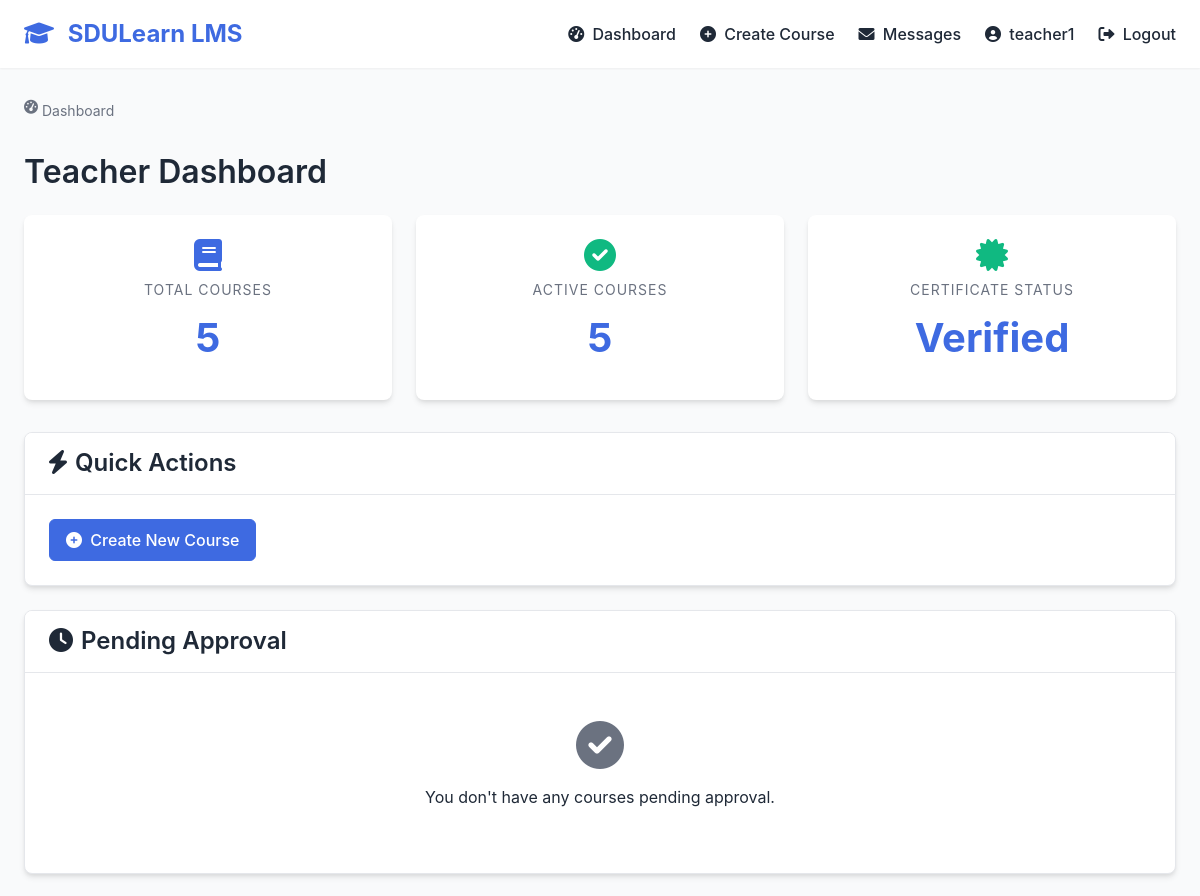
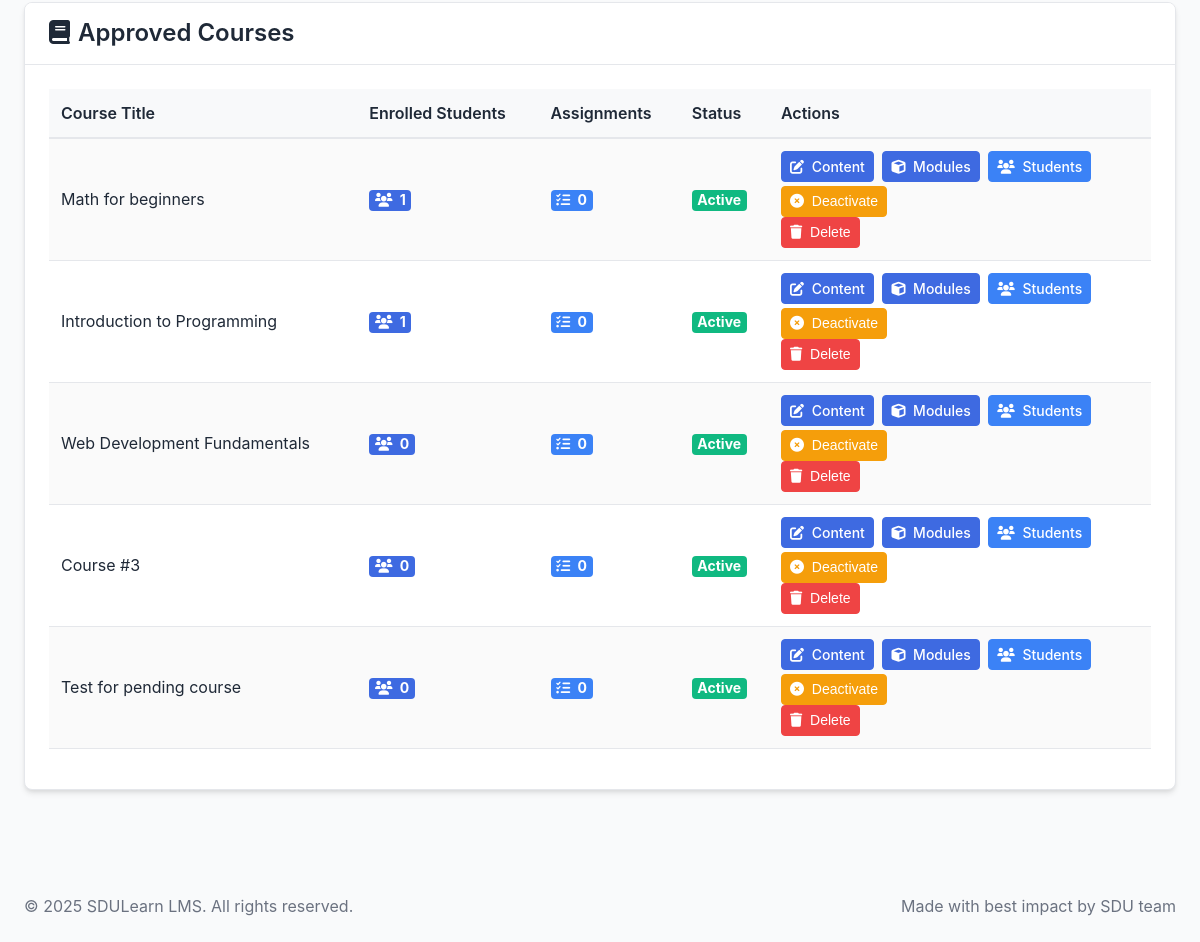
/teacher/dashboard (signed in), run on the app's committed database (2 pictures, top to bottom).
### lms/models/user.py (models this page shows, shortened)
class User(db.Model, UserMixin):
    __tablename__ = 'users'
    id = db.Column(db.Integer, primary_key=True)
    first_name = db.Column(db.String(50), nullable=False)
    last_name = db.Column(db.String(50), nullable=False)
    email = db.Column(db.String(120), unique=True, nullable=False)
    password_hash = db.Column(db.String(256), nullable=False)
    role_id = db.Column(db.Integer, db.ForeignKey('roles.id'), nullable=False)
    is_active = db.Column(db.Boolean, default=True)
    created_at = db.Column(db.DateTime, default=datetime.utcnow)
    updated_at = db.Column(db.DateTime, default=datetime.utcnow, onupdate=datetime.utcnow)
    certificate_path = db.Column(db.String(255), nullable=True, default=None)
    certificate_verified = db.Column(db.Boolean, nullable=True, default=False)
    certificate_submitted_at = db.Column(db.DateTime, nullable=True, default=None)
    created_courses = db.relationship('Course', backref='teacher', lazy='dynamic')
    enrollments = db.relationship('Enrollment', back_populates='student', lazy='dynamic')
    submissions = db.relationship('Submission', back_populates='student', lazy='dynamic')
    @property
    def password(self):
        raise AttributeError('Password is not a readable attribute')
    def is_admin(self):
        return self.role.name == 'admin'
    def is_teacher(self):
        return self.role.name == 'teacher'
    def has_verified_certificate(self):
        try:
            return self.certificate_verified and self.certificate_path is not None
        except:
            return False

### lms/models/course.py (models this page shows, shortened)
class Course(db.Model):
    __tablename__ = 'courses'
    id = db.Column(db.Integer, primary_key=True)
    title = db.Column(db.String(100), nullable=False)
    description = db.Column(db.Text)
    category_id = db.Column(db.Integer, db.ForeignKey('categories.id'))
    teacher_id = db.Column(db.Integer, db.ForeignKey('users.id'), nullable=False)
    image_path = db.Column(db.String(255))
    is_active = db.Column(db.Boolean, default=True)  # New field for course activation status
    is_approved = db.Column(db.Boolean, default=False)  # Field for admin approval status
    created_at = db.Column(db.DateTime, default=datetime.utcnow)
    materials = db.relationship('Material', backref='course', lazy='dynamic', cascade="all, delete-orphan")
    assignments = db.relationship('Assignment', backref='course', lazy='dynamic', cascade="all, delete-orphan")
    enrollments = db.relationship('Enrollment', back_populates='course', lazy='dynamic', cascade="all, delete-orphan")
    modules = db.relationship('Module', backref='course', lazy='dynamic', cascade="all, delete-orphan")

### lms/routes/teacher.py (the view)
@teacher_bp.route('/dashboard')
@login_required
@teacher_required
def dashboard():
    all_courses = Course.query.filter_by(teacher_id=current_user.id).all()
    pending_courses = [course for course in all_courses if not course.is_approved]
    approved_courses = [course for course in all_courses if course.is_approved]
    total_courses = len(all_courses)
    active_courses = sum(1 for course in all_courses if course.is_active and course.is_approved)
    course_stats = []
    for course in approved_courses:
        enrollments = Enrollment.query.filter_by(course_id=course.id).count()
        assignments = Assignment.query.filter_by(course_id=course.id).count()
        course_stats.append({
            'id': course.id,
            'title': course.title,
            'enrollments': enrollments,
            'assignments': assignments,
            'is_active': course.is_active
        })
    return render_template('teacher/dashboard.html',
                           total_courses=total_courses,
                           active_courses=active_courses,
                           pending_courses=pending_courses,
                           approved_courses=course_stats)

### lms/templates/teacher/dashboard.html (shortened to what this page needs)
{% extends 'base.html' %}
{% block content %}
<div class="breadcrumb">
    <div class="breadcrumb-item active"><i class="fas fa-tachometer-alt mr-1"></i> Dashboard</div>
</div>
<h1 class="mb-4">Teacher Dashboard</h1>
<div class="dashboard-stats">
    <div class="stat-card">
        <i class="fas fa-book mb-2" style="font-size: 2rem; color: var(--primary);"></i>
        <div class="stat-label">Total Courses</div>
        <div class="stat-value">{{ total_courses }}</div>
    </div>
    <div class="stat-card">
        <i class="fas fa-check-circle mb-2" style="font-size: 2rem; color: var(--success);"></i>
        <div class="stat-label">Active Courses</div>
        <div class="stat-value">{{ active_courses }}</div>
    </div>
    {% if current_user.certificate_path is defined %}
    <div class="stat-card">
        <i class="fas fa-certificate mb-2" style="font-size: 2rem; color: {% if current_user.has_verified_certificate() %}var(--success){% else %}var(--warning){% endif %};"></i>
        <div class="stat-label">Certificate Status</div>
        <div class="stat-value">{% if current_user.has_verified_certificate() %}Verified{% elif current_user.certificate_path %}Pending{% else %}Not Submitted{% endif %}</div>
    </div>
    {% endif %}
</div>
<div class="card mb-4">
    <div class="card-header">
        <h3><i class="fas fa-bolt mr-2"></i>Quick Actions</h3>
    </div>
    <div class="card-body">
        {% if current_user.certificate_path is defined %}
            {% if current_user.has_verified_certificate() %}
                <a href="{{ url_for('teacher.create_course') }}" class="btn btn-primary">
                    <i class="fas fa-plus-circle mr-1"></i> Create New Course
                </a>
            {% endif %}
        {% else %}
            <a href="{{ url_for('teacher.create_course') }}" class="btn btn-primary">
                <i class="fas fa-plus-circle mr-1"></i> Create New Course
            </a>
        {% endif %}
    </div>
</div>
<div class="card mb-4">
    <div class="card-header bg-warning">
        <h3><i class="fas fa-clock mr-2"></i>Pending Approval</h3>
    </div>
    <div class="card-body">
        {% if pending_courses %}
            <div class="table-responsive">
                <table class="table table-striped">
                    <thead>
                        <tr>
                            <th>Course Title</th>
                            <th>Created</th>
                            <th>Status</th>
                            <th>Actions</th>
                        </tr>
                    </thead>
                    <tbody>
                        {% for course in pending_courses %}
                        <tr>
                            <td>{{ course.title }}</td>
                            <td>{{ course.created_at.strftime('%Y-%m-%d') }}</td>
                            <td>
                                <span class="badge badge-warning">Pending Approval</span>
                            </td>
                            <td>
                                <div class="btn-group mb-1">
                                    <a href="{{ url_for('teacher.add_course_content', course_id=course.id) }}" class="btn btn-sm btn-primary mr-1">
                                        <i class="fas fa-edit mr-1"></i> Content
                                    </a>
                                    <a href="{{ url_for('teacher.manage_modules', course_id=course.id) }}" class="btn btn-sm btn-primary mr-1">
                                        <i class="fas fa-cube mr-1"></i> Modules
                                    </a>
                                </div>
                                <div class="btn-group">
                                    <form action="{{ url_for('teacher.delete_course', course_id=course.id) }}" method="POST" class="d-inline">
                                        <button type="submit" class="btn btn-sm btn-danger"
                                                onclick="return confirm('Are you sure you want to permanently delete this course? This action cannot be undone and will remove all associated content, modules, tests, and student data.')">
                                            <i class="fas fa-trash mr-1"></i> Delete
                                        </button>
                                    </form>
                                </div>
                            </td>
                        </tr>
                        {% endfor %}
                    </tbody>
                </table>
            </div>
        {% else %}
            <div class="text-center py-4">
                <i class="fas fa-check-circle mb-3" style="font-size: 3rem; color: var(--text-light);"></i>
                <p>You don't have any courses pending approval.</p>
            </div>
        {% endif %}
    </div>
</div>
<div class="card">
    <div class="card-header">
        <h3><i class="fas fa-book mr-2"></i>Approved Courses</h3>
    </div>
    <div class="card-body">
        {% if approved_courses %}
            <div class="table-responsive">
                <table class="table table-striped">
                    <thead>
                        <tr>
                            <th>Course Title</th>
                            <th>Enrolled Students</th>
                            <th>Assignments</th>
                            <th>Status</th>
                            <th>Actions</th>
                        </tr>
                    </thead>
                    <tbody>
                        {% for course in approved_courses %}
                        <tr>
                            <td>{{ course.title }}</td>
                            <td>
                                <span class="badge badge-primary">
                                    <i class="fas fa-users mr-1"></i> {{ course.enrollments }}
                                </span>
                            </td>
                            <td>
                                <span class="badge badge-info">
                                    <i class="fas fa-tasks mr-1"></i> {{ course.assignments }}
                                </span>
                            </td>
                            <td>
                                {% if course.is_active %}
                                    <span class="badge badge-success">Active</span>
                                {% else %}
                                    <span class="badge badge-danger">Inactive</span>
                                {% endif %}
                            </td>
                            <td>
                                <div class="btn-group mb-1">
                                    <a href="{{ url_for('teacher.add_course_content', course_id=course.id) }}" class="btn btn-sm btn-primary mr-1">
                                        <i class="fas fa-edit mr-1"></i> Content
                                    </a>
                                    <a href="{{ url_for('teacher.manage_modules', course_id=course.id) }}" class="btn btn-sm btn-primary mr-1">
                                        <i class="fas fa-cube mr-1"></i> Modules
                                    </a>
                                    <a href="{{ url_for('teacher.course_students', course_id=course.id) }}" class="btn btn-sm btn-info mr-1">
                                        <i class="fas fa-users mr-1"></i> Students
                                    </a>
                                </div>
                                <div class="btn-group">
                                    <form action="{{ url_for('teacher.toggle_course_status', course_id=course.id) }}" method="POST" class="d-inline">
                                        <button type="submit" class="btn btn-sm {% if course.is_active %}btn-warning{% else %}btn-success{% endif %} mr-1"
                                                onclick="return confirm('Are you sure you want to {% if course.is_active %}deactivate{% else %}activate{% endif %} this course?')">
                                            {% if course.is_active %}
                                                <i class="fas fa-times-circle mr-1"></i> Deactivate
                                            {% else %}
                                                <i class="fas fa-check-circle mr-1"></i> Activate
                                            {% endif %}
                                        </button>
                                    </form>
                                    <form action="{{ url_for('teacher.delete_course', course_id=course.id) }}" method="POST" class="d-inline">
                                        <button type="submit" class="btn btn-sm btn-danger"
                                                onclick="return confirm('Are you sure you want to permanently delete this course? This action cannot be undone and will remove all associated content, modules, tests, and student data.')">
                                            <i class="fas fa-trash mr-1"></i> Delete
                                        </button>
                                    </form>
                                </div>
                            </td>
                        </tr>
                        {% endfor %}
                    </tbody>
                </table>
            </div>
        {% endif %}
    </div>
</div>
{% endblock %}

### lms/templates/base.html (shortened to what this page needs)
<!DOCTYPE html>
<html lang="en">
<head>
    <link rel="stylesheet" href="{{ url_for('static', filename='css/styles.css') }}">
    <link rel="stylesheet" href="https://cdnjs.cloudflare.com/ajax/libs/font-awesome/6.0.0-beta3/css/all.min.css">
</head>
<body>
    <nav class="navbar">
        <div class="container navbar-container">
            <a href="/" class="navbar-logo">
                <i class="fas fa-graduation-cap mr-2"></i> SDULearn LMS
            </a>
            <ul class="navbar-links">
                {% if current_user.is_authenticated %}
                    {% if current_user.is_admin() %}
                        <li><a href="{{ url_for('admin.dashboard') }}"><i class="fas fa-tachometer-alt mr-1"></i> Dashboard</a></li>
                        <li><a href="{{ url_for('admin.manage_users') }}"><i class="fas fa-users mr-1"></i> Users</a></li>
                        <li><a href="{{ url_for('admin.manage_teachers') }}"><i class="fas fa-chalkboard-teacher mr-1"></i> Teachers</a></li>
                        <li><a href="{{ url_for('admin.manage_courses') }}"><i class="fas fa-book mr-1"></i> Courses</a></li>
                        <li><a href="{{ url_for('messages.inbox') }}"><i class="fas fa-envelope mr-1"></i> Messages
                            <span id="messages-unread-badge" class="badge badge-danger" style="display: none;"></span>
                        </a></li>
                    {% elif current_user.is_teacher() %}
                        <li><a href="{{ url_for('teacher.dashboard') }}"><i class="fas fa-tachometer-alt mr-1"></i> Dashboard</a></li>
                        <li><a href="{{ url_for('teacher.create_course') }}"><i class="fas fa-plus-circle mr-1"></i> Create Course</a></li>
                        <li><a href="{{ url_for('messages.inbox') }}"><i class="fas fa-envelope mr-1"></i> Messages
                        </a></li>
                    {% endif %}
                    <li><a href="{{ url_for('auth.profile') }}"><i class="fas fa-user-circle mr-1"></i> {{ current_user.first_name }}</a></li>
                    <li><a href="{{ url_for('auth.logout') }}"><i class="fas fa-sign-out-alt mr-1"></i> Logout</a></li>
                {% else %}
                    <li><a href="{{ url_for('auth.login') }}"><i class="fas fa-sign-in-alt mr-1"></i> Login</a></li>
                    <li><a href="{{ url_for('auth.register') }}"><i class="fas fa-user-plus mr-1"></i> Register</a></li>
                {% endif %}
            </ul>
        </div>
    </nav>
    <div class="container py-4">
        {% block content %}{% endblock %}
    </div>
    <footer class="bg-white py-4 mt-5 border-top">
        <div class="container">
            <div class="row">
                <div class="col-md-6">
                    <p class="mb-0 text-muted">© 2025 SDULearn LMS. All rights reserved.</p>
                </div>
                <div class="col-md-6 text-right">
                    <p class="mb-0 text-muted">Made with best impact by SDU team</p>
                </div>
            </div>
        </div>
    </footer>
</body>
</html>

### data on the page
User: first_name "teacher1"
Course: title "Math for beginners", enrollments "1", assignments "0"
Course: title "Introduction to Programming", enrollments "1", assignments "0"
Course: title "Web Development Fundamentals", enrollments "0", assignments "0"
Course: title "Course #3", enrollments "0", assignments "0"
Course: title "Test for pending course", enrollments "0", assignments "0"

### other printed values
{{ total_courses }} "5"
{{ active_courses }} "5"
